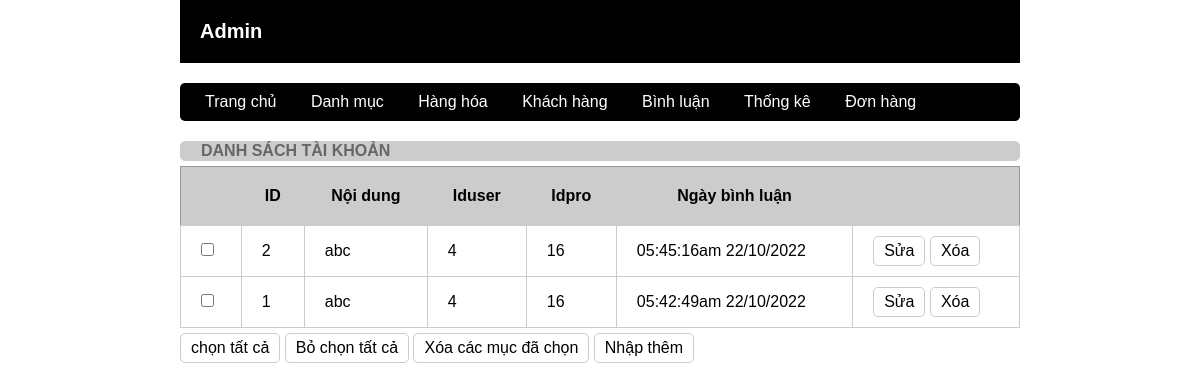
Screenshot of /admin/index.php?act=dsbl with the database file from the repository.
### tables this page shows
CREATE TABLE `binhluan` (
  `id` int(10) NOT NULL,
  `noidung` varchar(255) NOT NULL,
  `iduser` int(10) NOT NULL,
  `idpro` int(10) NOT NULL,
  `ngaybinhluan` varchar(30) NOT NULL
);

### model/pdo.php (called while the page is built, shortened)
<?php
function pdo_get_connection(){
    $dburl = "mysql:host=localhost;dbname=web2041;charset=utf8";
    $username = 'root';
    $password = '';
    $conn = new PDO($dburl, $username, $password);
    $conn->setAttribute(PDO::ATTR_ERRMODE, PDO::ERRMODE_EXCEPTION);
    return $conn;
}
function pdo_query($sql){
    $sql_args = array_slice(func_get_args(), 1);
    try{
        $conn = pdo_get_connection();
        $stmt = $conn->prepare($sql);
        $stmt->execute($sql_args);
        $rows = $stmt->fetchAll();
        return $rows;
    }
    catch(PDOException $e){
        throw $e;
    }
    finally{
        unset($conn);
    }
}

### model/binhluan.php (called while the page is built, shortened)
<?php
    function loadall_binhluan($idpro) {
        $sql ="select * from binhluan where 1";
        $sql.=" order by id desc";
        $listbl =pdo_query($sql);
        return  $listbl;
    }
?>

### admin/binhluan/list.php (the view)
<div class="row">
            <div class="row frm-title">
                <h1>DANH SÁCH TÀI KHOẢN</h1>
            </div>
            <div class="row frm-content">
                <div class="row mb10 from-dsloai">
                    <table>
                        <tr>
                            <th></th>
                            <th>ID</th>
                            <th>Nội dung</th>
                            <th>Iduser</th>
                            <th>Idpro</th>
                            <th>Ngày bình luận</th>
                            <th></th>
                        </tr>
                        <?php
                            foreach($listbinhluan as $binhluan) {
                                extract($binhluan);
                                $suabl = "index.php?act=suabl&id=".$id;
                                $xoabl = "index.php?act=xoabl&id=".$id;
                                echo '<tr>
                                <td><input type="checkbox" name="" id="" /></td>
                                <td>'.$id.'</td>
                                <td>'.$noidung.'</td>
                                <td>'.$iduser.'</td>
                                <td>'.$idpro.'</td>
                                <td>'.$ngaybinhluan.'</td>
                                <td>
                                    <a href="'.$suabl.'"><input type="button" value="Sửa"/></a>
                                    <a href="'.$xoabl.'"><input type="button" value="Xóa" /></a>
                                </td>
                            </tr>';
                            }
                        ?>
                    </table>
                </div>
                <div class="row mb10">
                    <input type="button" value="chọn tất cả" />
                    <input type="button" value="Bỏ chọn tất cả" />
                    <input type="button" value="Xóa các mục đã chọn" />
                    <a href="index.php?act=adddm"><input type="button" value="Nhập thêm" /></a>
                </div>
            </div>
        </div>

### view/css/style.css (style rules this page uses)
* { margin: 0; padding: 0; box-sizing: border-box; font-family: sans-serif; font-size: 1rem; }
.row { float: left; width: 100%; }
.mb10 { margin-top: 5px; }
.formtk input[type="submit"], .frm-content input[type="submit"], .formtk input[type="reset"], .frm-content input[type="reset"], .frm-content input[type="button"] { border-radius: 5px; padding: 5px 10px; border: 1px solid #ccc; background-color: white; }
.frm-title { background-color: #ccc; border: 1px #ccc solid; color: #666; border-radius: 5px; padding: 0px 20px; }
.from-dsloai table { width: 100%; border-collapse: collapse; border: 1px solid #999; }
.from-dsloai table th { padding: 20px; background-color: #ccc; }
.from-dsloai table td { padding: 10px 20px; border: 1px solid #ccc; }

### rows the page displays
binhluan: id "2", noidung "abc", iduser "4", idpro "16", ngaybinhluan "05:45:16am 22/10/2022"
binhluan: id "1", noidung "abc", iduser "4", idpro "16", ngaybinhluan "05:42:49am 22/10/2022"
